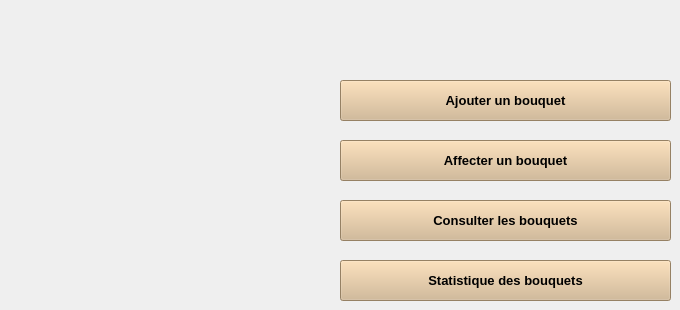
      <widget class="QWidget" name="page_19">
       <widget class="QPushButton" name="ajout_bouquet">
        <property name="geometry">
         <rect>
          <x>340</x>
          <y>80</y>
          <width>331</width>
          <height>41</height>
         </rect>
        </property>
        <property name="font">
         <font>
          <pointsize>10</pointsize>
          <weight>75</weight>
          <bold>true</bold>
         </font>
        </property>
        <property name="styleSheet">
         <string notr="true">background-color:tan;</string>
        </property>
        <property name="text">
         <string>Ajouter un bouquet</string>
        </property>
       </widget>
       <widget class="QPushButton" name="affectation_bouquet">
        <property name="geometry">
         <rect>
          <x>340</x>
          <y>140</y>
          <width>331</width>
          <height>41</height>
         </rect>
        </property>
        <property name="font">
         <font>
          <pointsize>10</pointsize>
          <weight>75</weight>
          <bold>true</bold>
         </font>
        </property>
        <property name="styleSheet">
         <string notr="true">background-color:tan;</string>
        </property>
        <property name="text">
         <string>Affecter un bouquet</string>
        </property>
       </widget>
       <widget class="QPushButton" name="consutation_bouquet">
        <property name="geometry">
         <rect>
          <x>340</x>
          <y>200</y>
          <width>331</width>
          <height>41</height>
         </rect>
        </property>
        <property name="font">
         <font>
          <pointsize>10</pointsize>
          <weight>75</weight>
          <bold>true</bold>
         </font>
        </property>
        <property name="styleSheet">
         <string notr="true">background-color:tan;</string>
        </property>
        <property name="text">
         <string>Consulter les bouquets</string>
        </property>
       </widget>
       <widget class="QPushButton" name="statistique_bouquet">
        <property name="geometry">
         <rect>
          <x>340</x>
          <y>260</y>
          <width>331</width>
          <height>41</height>
         </rect>
        </property>
        <property name="font">
         <font>
          <pointsize>10</pointsize>
          <weight>75</weight>
          <bold>true</bold>
         </font>
        </property>
        <property name="styleSheet">
         <string notr="true">background-color:tan;</string>
        </property>
        <property name="text">
         <string>Statistique des bouquets</string>
        </property>
       </widget>
      </widget>
